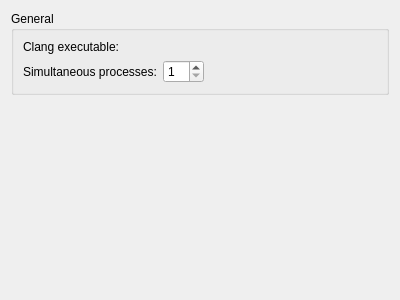
<?xml version="1.0" encoding="UTF-8"?>
<ui version="4.0">
 <class>ClangStaticAnalyzer::Internal::ClangStaticAnalyzerConfigWidget</class>
 <widget class="QWidget" name="ClangStaticAnalyzer::Internal::ClangStaticAnalyzerConfigWidget">
  <property name="geometry">
   <rect>
    <x>0</x>
    <y>0</y>
    <width>400</width>
    <height>300</height>
   </rect>
  </property>
  <property name="windowTitle">
   <string>Form</string>
  </property>
  <layout class="QVBoxLayout" name="verticalLayout">
   <item>
    <widget class="QGroupBox" name="groupBox">
     <property name="title">
      <string>General</string>
     </property>
     <layout class="QFormLayout" name="formLayout">
      <item row="0" column="0">
       <widget class="QLabel" name="label">
        <property name="text">
         <string>Clang executable:</string>
        </property>
       </widget>
      </item>
      <item row="0" column="1">
       <layout class="QHBoxLayout" name="horizontalLayout">
        <item>
         <widget class="Utils::PathChooser" name="clangExecutableChooser" native="true"/>
        </item>
       </layout>
      </item>
      <item row="1" column="0">
       <widget class="QLabel" name="label_2">
        <property name="text">
         <string>Simultaneous processes:</string>
        </property>
       </widget>
      </item>
      <item row="1" column="1">
       <layout class="QHBoxLayout" name="horizontalLayout_2">
        <item>
         <widget class="QSpinBox" name="simultaneousProccessesSpinBox">
          <property name="minimum">
           <number>1</number>
          </property>
          <property name="maximum">
           <number>32</number>
          </property>
         </widget>
        </item>
        <item>
         <spacer name="horizontalSpacer_2">
          <property name="orientation">
           <enum>Qt::Horizontal</enum>
          </property>
          <property name="sizeHint" stdset="0">
           <size>
            <width>40</width>
            <height>20</height>
           </size>
          </property>
         </spacer>
        </item>
       </layout>
      </item>
     </layout>
    </widget>
   </item>
   <item>
    <spacer name="verticalSpacer">
     <property name="orientation">
      <enum>Qt::Vertical</enum>
     </property>
     <property name="sizeHint" stdset="0">
      <size>
       <width>20</width>
       <height>183</height>
      </size>
     </property>
    </spacer>
   </item>
  </layout>
 </widget>
 <customwidgets>
  <customwidget>
   <class>Utils::PathChooser</class>
   <extends>QWidget</extends>
   <header location="global">utils/pathchooser.h</header>
   <container>1</container>
  </customwidget>
 </customwidgets>
 <resources/>
 <connections/>
</ui>
